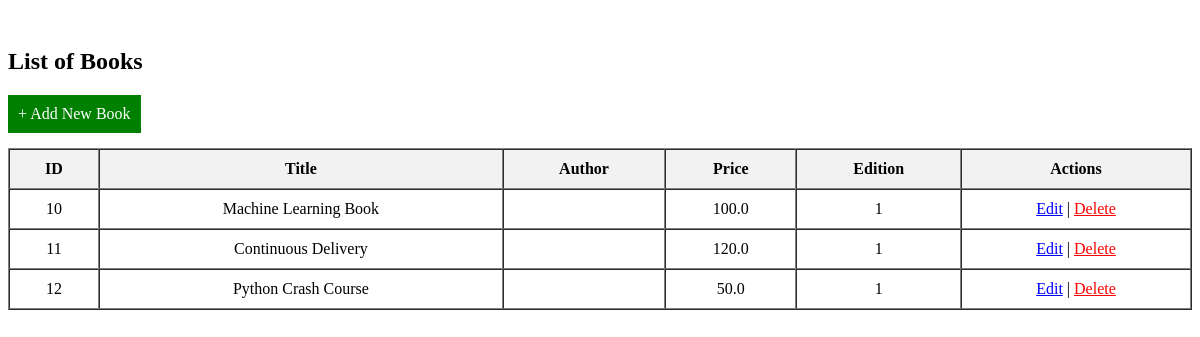
/books/lab9_part1/listbooks, run on an earlier commit of the app's database.
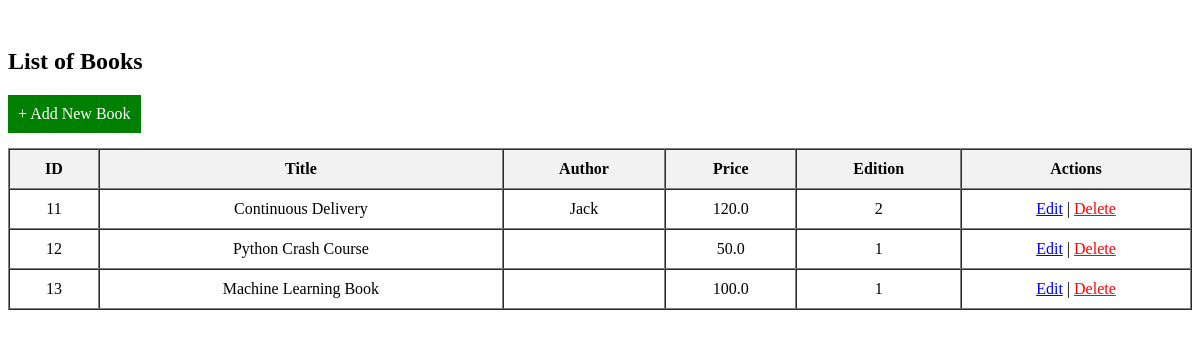
And on a later commit of the database.
### apps/bookmodule/models.py (models this page shows)
class Book(models.Model):
    title = models.CharField(max_length = 50)
    author = models.CharField(max_length = 50)
    price = models.FloatField(default = 0.0)
    edition = models.SmallIntegerField(default = 1)
    quantity = models.IntegerField(default=1)
    pubdate = models.DateTimeField(null=True)
    rating = models.SmallIntegerField(default=1)
    publisher = models.ForeignKey(Publisher, null=True, on_delete=models.SET_NULL)
    authors = models.ManyToManyField(Author)

### apps/bookmodule/views.py (the view)
# urls.py: path('lab9_part1/listbooks', views.listbooks, name='listbooks'),
def listbooks(request):
    books = Book.objects.all()
    return render(request, "bookmodule/listbooks.html", {"books": books})

### apps/templates/bookmodule/listbooks.html (shortened to what this page needs)
{% extends "layouts/base.html" %}
{% block content %}
<h2>List of Books</h2>
<a href="{% url 'addbook' %}" style="display:inline-block; padding:10px; background-color:green; color:white; text-decoration:none; margin-bottom:15px;">+ Add New Book</a>
<table border="1" cellpadding="10" cellspacing="0" style="width: 100%; text-align: center;">
    <tr style="background-color: #f2f2f2;">
        <th>ID</th>
        <th>Title</th>
        <th>Author</th>
        <th>Price</th>
        <th>Edition</th>
        <th>Actions</th>
    </tr>
    {% for book in books %}
    <tr>
        <td>{{ book.id }}</td>
        <td>{{ book.title }}</td>
        <td>{{ book.author }}</td>
        <td>{{ book.price }}</td>
        <td>{{ book.edition }}</td>
        <td>
            <a href="{% url 'editbook' book.id %}" style="color: blue;">Edit</a> |
            <a href="{% url 'deletebook' book.id %}" style="color: red;" onclick="return confirm('Are you sure you want to delete this book?');">Delete</a>
        </td>
    </tr>
    {% endfor %}
</table>
{% endblock %}

What changed in the data, as far as the page shows it:
removed Book: id "10", title "Machine Learning Book", price "100.0", edition "1"
changed Book "Continuous Delivery": author (not shown) → "Jack"; edition "1" → "2"
added Book: id "13", title "Machine Learning Book", price "100.0", edition "1"
